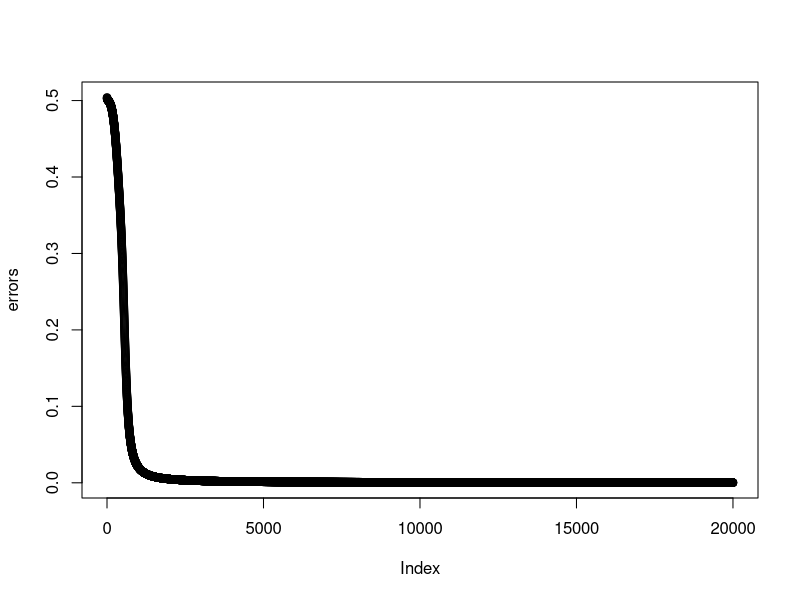

R code for this plot:
## Solve the XOR problem

## let's build a sigmoidal activation
g <- function(x) { 1 / (1+ exp(-x)) }

## be careful about interpreting gprime!!!
gprime <- function(x) { y <- g(x); y * (1 - y) }

#curve(g, xlim=c(-3, 3))
#curve(gprime, xlim=c(-3, 3))
bias = -1

epsilon = 0.5

data = matrix( c(0, 0, bias, 0,
                 0, 1, bias, 1,
                 1, 0, bias, 1,
                 1, 1, bias, 0), 4, 4, byrow=TRUE)

inputs = t(data[,1:3])
targets = data[,4]


I=2 #excluding bias
J=2 #eclusing bias
K=1

W1 = matrix(runif(J*(I+1)), J, I+1) #+1 for bias
W2 = matrix(runif(K*(J+1)), K, J+1)


## "ideal weights"
ideal <- FALSE
if (ideal) {
  W1 = rbind( c(4, 4, 6),
             c(5, 5, 2))
  W2 = rbind( c(-8, 8, 4))
}

y_j = matrix(0, J+1, 1)             ## outputs of hidden units
delta_j = rep(0,J)                  ## delta for hidden units

nepoch = 20000
errors = rep(0, nepoch)

for (epoch in 1:nepoch) {

  ## accumulate errors for weight matrices
  DW1 = matrix(0, J, I+1)
  DW2 = matrix(0, K, J+1)
  epoch_err = 0.0


  for (i in 1:ncol(inputs)) {
    
    ## Step 1. Forward propagation activity, adding
    ## bias activity along the way.

    ## 1a - input to hidden
    y_i = inputs[,i,drop=FALSE] # keep as col vector
    
    ## input to hidden
    a_j = W1 %*% y_i

    for (q in 1:J) {
      y_j[q] = g(a_j[q])
    }
    y_j[J+1] = bias
    

    ## 1b - hidden to output

    a_k = W2 %*% y_j
    y_k = g(a_k)
    ##cat(sprintf("%.3f %.3f %.3f %.3f o %.3f %.3f\n", a_j[1,1], a_j[2,1], y_j[1,1], y_j[2,1], a_k, y_k))

    ## 1c - compare output to target
    t_k = targets[i]
    error = sum(0.5 * (t_k - y_k)^2)
    epoch_err = epoch_err + error


    ## Step 2.  Back propagate activity, calculating
    ## errors and dw along the way.
    
    
    ## 2a - output to hidden
    delta_k = gprime(a_k) * (t_k - y_k)
    for (q in 1:(J+1)) {
      for (r in 1:K) {
        DW2[r,q] = DW2[r,q] + y_j[q] * delta_k[r]
      }
    }

    ## 2b - calculate delta for hidden layer

    for (q in 1:J) {
      delta_j[q] = gprime(a_j[q]) * delta_k[1] * W2[1,q]
    }

    ## 2c - calculate error for input to hidden weights    
    for (p in 1:(I+1)) {
      for (q in 1:J) {
        DW1[q,p] = DW1[q,p] + delta_j[q] * y_i[p]
      }
    }
  }

  

  ## end of an epoch - now update weights
  errors[epoch] = epoch_err
  if ((epoch %%50)==0) {
    print(epoch_err)
  }
  W2 = W2 + (epsilon*DW2)
  W1 = W1 + (epsilon*DW1)
}

plot(errors)



print_activations <-  function() {
  ## Helper function to show state of all the units in the network.
  y_j = matrix(0, J+1, 1)
  
  n_inputs = ncol(inputs)
  ncol = I + J + K
  activations = matrix(0, n_inputs, ncol)
  for (i in 1:n_inputs) {
    y_i = inputs[,i, drop=FALSE]
    a_j = W1 %*% y_i
    for (q in 1:J) {
      y_j[q] = g(a_j[q])
    }
    y_j[J+1] = bias

    a_k = W2 %*% y_j
    y_k = g(a_k)
    ##browser()
    activations[i,] = c( y_i[1:I], y_j[1:J], y_k)
  }
  activations
}

print_activations()
